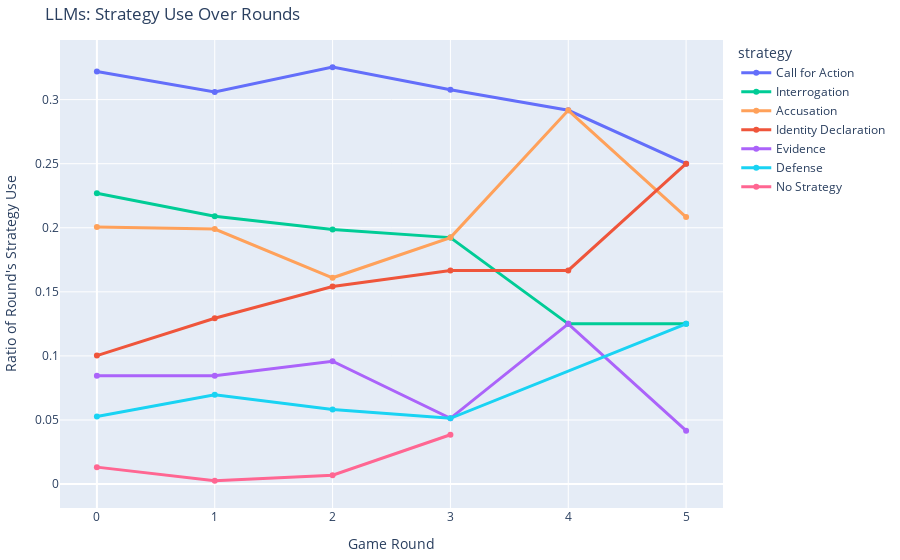

Here is the notebook cell this chart was saved with:
### Code cell
#| label: fig-llm-stratbyround
## Strategy used over time (LLMs)

llm_strats_byround = llm_text_df.explode("strategy").groupby("round")["strategy"].value_counts().reset_index()
# Make scaled by total strategy use per round
llm_strats_byround["count"] = llm_strats_byround.groupby("round")["count"].transform(lambda x: x/x.sum()) 

fig = px.line(llm_strats_byround, x="round", y="count", color="strategy", markers=True)
fig.update_traces(line_width=3)
fig.update_layout(yaxis_title="Ratio of Round's Strategy Use", xaxis_title="Game Round", title="LLMs: Strategy Use Over Rounds")
fig.show()

### Figure 1 — Plotly figure (JSON) as saved in the notebook; plotly's stock layout.template omitted (floating-point values rounded to 4 significant figures)
{"data": [{"hovertemplate": "strategy=Call for Action<br>round=%{x}<br>count=%{y}<extra></extra>", "legendgroup": "Call for Action", "line": {"color": "#636EFA", "dash": "solid", "width": 3}, "marker": {"symbol": "circle"}, "mode": "lines+markers", "name": "Call for Action", "orientation": "v", "showlegend": true, "type": "scatter", "x": [0, 1, 2, 3, 4, 5], "xaxis": "x", "y": [0.3219, 0.306, 0.3253, 0.3077, 0.2917, 0.25], "yaxis": "y"}, {"hovertemplate": "strategy=Interrogation<br>round=%{x}<br>count=%{y}<extra></extra>", "legendgroup": "Interrogation", "line": {"color": "#00CC96", "dash": "solid", "width": 3}, "marker": {"symbol": "circle"}, "mode": "lines+markers", "name": "Interrogation", "orientation": "v", "showlegend": true, "type": "scatter", "x": [0, 1, 2, 3, 4, 5], "xaxis": "x", "y": [0.2269, 0.209, 0.1986, 0.1923, 0.125, 0.125], "yaxis": "y"}, {"hovertemplate": "strategy=Accusation<br>round=%{x}<br>count=%{y}<extra></extra>", "legendgroup": "Accusation", "line": {"color": "#FFA15A", "dash": "solid", "width": 3}, "marker": {"symbol": "circle"}, "mode": "lines+markers", "name": "Accusation", "orientation": "v", "showlegend": true, "type": "scatter", "x": [0, 1, 2, 3, 4, 5], "xaxis": "x", "y": [0.2005, 0.199, 0.161, 0.1923, 0.2917, 0.2083], "yaxis": "y"}, {"hovertemplate": "strategy=Identity Declaration<br>round=%{x}<br>count=%{y}<extra></extra>", "legendgroup": "Identity Declaration", "line": {"color": "#EF553B", "dash": "solid", "width": 3}, "marker": {"symbol": "circle"}, "mode": "lines+markers", "name": "Identity Declaration", "orientation": "v", "showlegend": true, "type": "scatter", "x": [0, 1, 2, 3, 4, 5], "xaxis": "x", "y": [0.1003, 0.1294, 0.1541, 0.1667, 0.1667, 0.25], "yaxis": "y"}, {"hovertemplate": "strategy=Evidence<br>round=%{x}<br>count=%{y}<extra></extra>", "legendgroup": "Evidence", "line": {"color": "#AB63FA", "dash": "solid", "width": 3}, "marker": {"symbol": "circle"}, "mode": "lines+markers", "name": "Evidence", "orientation": "v", "showlegend": true, "type": "scatter", "x": [0, 1, 2, 3, 4, 5], "xaxis": "x", "y": [0.08443, 0.08458, 0.09589, 0.05128, 0.125, 0.04167], "yaxis": "y"}, {"hovertemplate": "strategy=Defense<br>round=%{x}<br>count=%{y}<extra></extra>", "legendgroup": "Defense", "line": {"color": "#19D3F3", "dash": "solid", "width": 3}, "marker": {"symbol": "circle"}, "mode": "lines+markers", "name": "Defense", "orientation": "v", "showlegend": true, "type": "scatter", "x": [0, 1, 2, 3, 5], "xaxis": "x", "y": [0.05277, 0.06965, 0.05822, 0.05128, 0.125], "yaxis": "y"}, {"hovertemplate": "strategy=No Strategy<br>round=%{x}<br>count=%{y}<extra></extra>", "legendgroup": "No Strategy", "line": {"color": "#FF6692", "dash": "solid", "width": 3}, "marker": {"symbol": "circle"}, "mode": "lines+markers", "name": "No Strategy", "orientation": "v", "showlegend": true, "type": "scatter", "x": [0, 1, 2, 3], "xaxis": "x", "y": [0.01319, 0.002488, 0.006849, 0.03846], "yaxis": "y"}], "layout": {"autosize": true, "legend": {"title": {"text": "strategy"}, "tracegroupgap": 0}, "title": {"text": "LLMs: Strategy Use Over Rounds"}, "xaxis": {"anchor": "y", "autorange": true, "domain": [0, 1], "range": [-0.301, 5.301], "title": {"text": "Game Round"}, "type": "linear"}, "yaxis": {"anchor": "x", "autorange": true, "domain": [0, 1], "range": [-0.02118, 0.349], "title": {"text": "Ratio of Round's Strategy Use"}, "type": "linear"}}}
